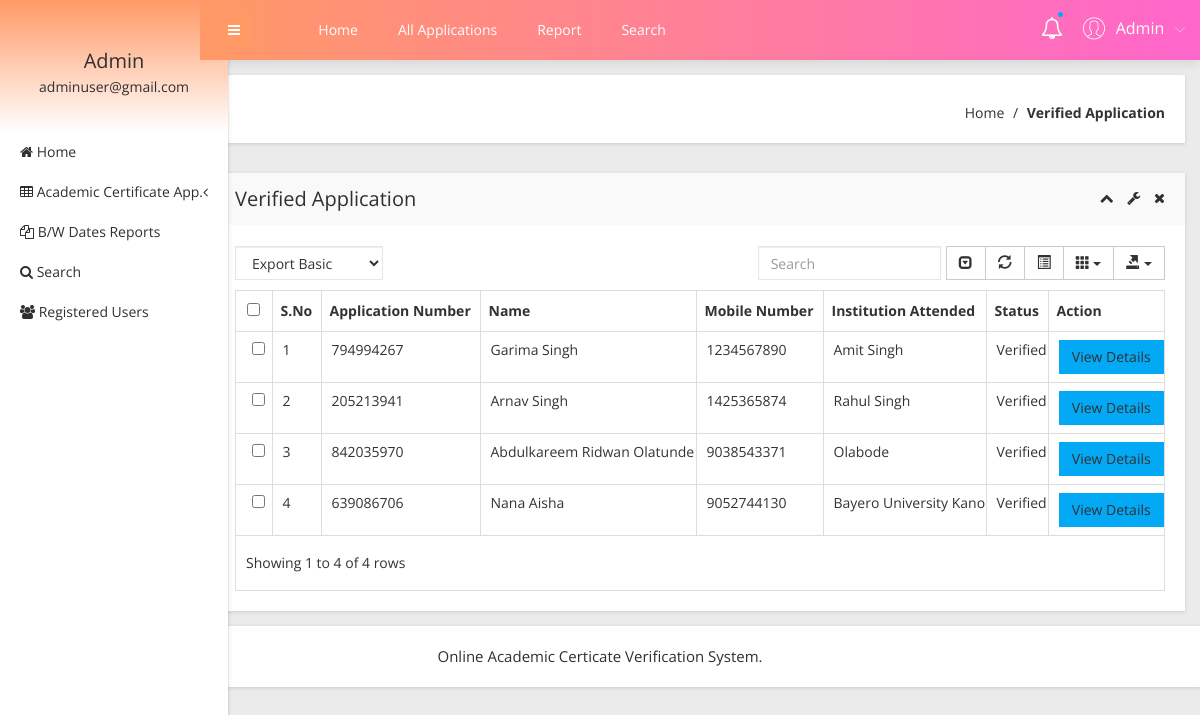
Page /admin/verified-application.php (signed in) on the committed database.
### tables this page shows
CREATE TABLE `tblapplication` (
  `ID` int(10) NOT NULL,
  `UserID` int(5) NOT NULL,
  `ApplicationID` varchar(200) DEFAULT NULL,
  `DateofBirth` varchar(200) DEFAULT NULL,
  `Gender` varchar(50) DEFAULT NULL,
  `FullName` varchar(200) DEFAULT NULL,
  `PlaceofBirth` varchar(200) DEFAULT NULL,
  `NameofFather` varchar(200) DEFAULT NULL,
  `NameOfMother` varchar(120) DEFAULT NULL,
  `PermanentAdd` mediumtext DEFAULT NULL,
  `PostalAdd` mediumtext DEFAULT NULL,
  `MobileNumber` bigint(10) DEFAULT NULL,
  `Email` varchar(200) DEFAULT NULL,
  `Dateofapply` timestamp NULL DEFAULT current_timestamp(),
  `Remark` varchar(200) DEFAULT NULL,
  `Status` varchar(50) DEFAULT NULL,
  `UpdationDate` timestamp NULL DEFAULT NULL ON UPDATE current_timestamp()
);

### admin/verified-application.php (the view, shortened to what this page needs)
<?php
include('includes/dbconnection.php');
if (strlen($_SESSION['obcsaid']==0)) {
  header('location:logout.php');
  } else{
  ?>
<!doctype html>
<html class="no-js" lang="en">
<head>
    <link rel="stylesheet" href="css/bootstrap.min.css">
    <link rel="stylesheet" href="css/font-awesome.min.css">
    <link rel="stylesheet" href="css/adminpro-custon-icon.css">
    <link rel="stylesheet" href="css/meanmenu.min.css">
    <link rel="stylesheet" href="css/jquery.mCustomScrollbar.min.css">
    <link rel="stylesheet" href="css/animate.css">
    <link rel="stylesheet" href="css/data-table/bootstrap-table.css">
    <link rel="stylesheet" href="css/data-table/bootstrap-editable.css">
    <link rel="stylesheet" href="css/normalize.css">
    <link rel="stylesheet" href="css/c3.min.css">
    <link rel="stylesheet" href="style.css">
    <link rel="stylesheet" href="css/responsive.css">
</head>
<body class="materialdesign">
    <div class="wrapper-pro">
      <?php include_once('includes/sidebar.php');?>
        <?php include_once('includes/header.php');?>
            <div class="breadcome-area mg-b-30 small-dn">
                <div class="container-fluid">
                    <div class="row">
                        <div class="col-lg-12">
                            <div class="breadcome-list shadow-reset">
                                <div class="row">
                                    <div class="col-lg-12">
                                        <ul class="breadcome-menu">
                                            <li><a href="dashboard.php">Home</a> <span class="bread-slash">/</span>
                                            </li>
                                            <li><span class="bread-blod">Verified Application</span>
                                            </li>
                                        </ul>
                                    </div>
                                </div>
                            </div>
                        </div>
                    </div>
                </div>
            </div>
            <div class="data-table-area mg-b-15">
                <div class="container-fluid">
                    <div class="row">
                        <div class="col-lg-12">
                            <div class="sparkline13-list shadow-reset">
                                <div class="sparkline13-hd">
                                    <div class="main-sparkline13-hd">
                                        <h1>Verified Application</h1>
                                        <div class="sparkline13-outline-icon">
                                            <span class="sparkline13-collapse-link"><i class="fa fa-chevron-up"></i></span>
                                            <span><i class="fa fa-wrench"></i></span>
                                            <span class="sparkline13-collapse-close"><i class="fa fa-times"></i></span>
                                        </div>
                                    </div>
                                </div>
                                <div class="sparkline13-graph">
                                    <div class="datatable-dashv1-list custom-datatable-overright">
                                        <div id="toolbar">
                                            <select class="form-control">
                                                <option value="">Export Basic</option>
                                            </select>
                                        </div>
                                        <table id="table" data-toggle="table" data-pagination="true" data-search="true" data-show-columns="true" data-show-pagination-switch="true" data-show-refresh="true" data-key-events="true" data-show-toggle="true" data-resizable="true" data-cookie="true" data-cookie-id-table="saveId" data-show-export="true" data-click-to-select="true" data-toolbar="#toolbar">
                                            <thead>
                                                <tr>
                                                    <th>S.No</th>
                                                    <th>Application Number</th>
                                                    <th>Name</th>
                                                    <th >Mobile Number</th>
                                                    <th>Institution Attended</th>
                                                    <th>Status</th>
                                                    <th data-field="action">Action</th>
                                                </tr>
                                            </thead>
                                            <tbody>
                                              <?php
$sql="SELECT * from tblapplication where Status='Verified'";
$query = $dbh -> prepare($sql);
$query->execute();
$results=$query->fetchAll(PDO::FETCH_OBJ);
$cnt=1;
if($query->rowCount() > 0)
{
foreach($results as $row)
{               ?>
                                                <tr>
                                                    <td><?php echo htmlentities($cnt);?></td>
                                                    <td><?php  echo htmlentities($row->ApplicationID);?></td>
                                                    <td><?php  echo htmlentities($row->FullName);?></td>
                                                   <td><?php  echo htmlentities($row->MobileNumber);?></td>
                                                    <td><?php  echo htmlentities($row->NameofFather);?></td>
                                                  <?php if($row->Status==""){ ?>
                     <td><?php echo "Still Pending"; ?></td>
<?php } else { ?>                  <td><?php  echo htmlentities($row->Status);?>
                  </td>
                  <?php } ?>
                                                    <td class="datatable-ct"><a href="view-application-detail.php?viewid=<?php echo htmlentities ($row->ID);?>" class='btn btn-primary'>View Details</a>
                                                    </td>
                                                </tr>
                                             <?php $cnt=$cnt+1;}} ?>
                                            </tbody>
                                        </table>
                                    </div>
                                </div>
                            </div>
                        </div>
                    </div>
                </div>
            </div>
        </div>
    </div>
  <?php include_once('includes/footer.php');?>
</body>
</html><?php }  ?>

### admin/includes/sidebar.php (shortened to what this page needs)
     <?php
include('includes/dbconnection.php');
if (strlen($_SESSION['obcsaid']==0)) {
  header('location:logout.php');
  } else{
  ?>
  <div class="left-sidebar-pro">
            <nav id="sidebar">
                <div class="sidebar-header">
                    <?php
$aid=$_SESSION['obcsaid'];
$sql="SELECT AdminName,Email from  tbladmin where ID=:aid";
$query = $dbh -> prepare($sql);
$query->bindParam(':aid',$aid,PDO::PARAM_STR);
$query->execute();
$results=$query->fetchAll(PDO::FETCH_OBJ);
$cnt=1;
if($query->rowCount() > 0)
{
foreach($results as $row)
{               ?>
                    <h3> <?php  echo $row->AdminName;?></h3>
                    <p> <?php  echo $row->Email;?></p>
                  <?php $cnt=$cnt+1;}} ?>
                </div>
                <div class="left-custom-menu-adp-wrap">
                    <ul class="nav navbar-nav left-sidebar-menu-pro">
                        <li class="nav-item">
                            <a href="dashboard.php" role="button" aria-expanded="false"><i class="fa big-icon fa-home"></i> <span class="mini-dn">Home</span> </a>
                        </li>
                        <li class="nav-item"><a href="#" data-toggle="dropdown" role="button" aria-expanded="false" class="nav-link dropdown-toggle"><i class="fa big-icon fa-table"></i> <span class="mini-dn">Academic Certificate App.</span> <span class="indicator-right-menu mini-dn"><i class="fa indicator-mn fa-angle-left"></i></span></a>
                        </li>
                        <li class="nav-item">
                            <a href="between-dates-report.php" role="button" aria-expanded="false"><i class="fa big-icon fa-files-o"></i> <span class="mini-dn">B/W Dates Reports</span> </a>
                        </li>
                        <li class="nav-item">
                            <a href="search.php" role="button" aria-expanded="false"><i class="fa fa-search"></i> <span class="mini-dn">Search</span> </a>
                        </li>
                             <li class="nav-item">
                            <a href="  registered-users.php" role="button" aria-expanded="false"><i class="fa fa-users"></i> <span class="mini-dn">Registered Users</span> </a>
                        </li>
                    </ul>
                </div>
            </nav>
        </div>
        <?php }  ?>

### admin/includes/header.php (shortened to what this page needs)
      <?php
include('includes/dbconnection.php');
if (strlen($_SESSION['obcsaid']==0)) {
  header('location:logout.php');
  } else{
  ?>
 <div class="content-inner-all">
            <div class="header-top-area">
                <div class="fixed-header-top">
                    <div class="container-fluid">
                        <div class="row">
                            <div class="col-lg-1 col-md-6 col-sm-6 col-xs-12">
                                <button type="button" id="sidebarCollapse" class="btn bar-button-pro header-drl-controller-btn btn-info navbar-btn">
                                    <i class="fa fa-bars"></i>
                                </button>
                            </div>
                            <div class="col-lg-6 col-md-1 col-sm-1 col-xs-12">
                                <div class="header-top-menu tabl-d-n">
                                    <ul class="nav navbar-nav mai-top-nav">
                                        <li class="nav-item"><a href="dashboard.php" class="nav-link">Home</a>
                                        </li>
                                        <li class="nav-item"><a href="all-applications.php" class="nav-link">All Applications</a>
                                        </li>
                                        <li class="nav-item"><a href="between-dates-report.php" class="nav-link">Report</a>
                                        </li>
                                        <li class="nav-item"><a href="search.php" class="nav-link">Search</a>
                                        </li>
                                    </ul>
                                </div>
                            </div>
                            <div class="col-lg-5 col-md-5 col-sm-6 col-xs-12">
                                <div class="header-right-info">
                                    <ul class="nav navbar-nav mai-top-nav header-right-menu">
                                        <li class="nav-item"><a href="new-birth-application.php" data-toggle="dropdown" role="button" aria-expanded="false" class="nav-link dropdown-toggle"><i class="fa fa-bell-o" aria-hidden="true"></i><span class="indicator-nt"></span></a>
                                        </li>
                                        <li class="nav-item">
                                            <a href="#" data-toggle="dropdown" role="button" aria-expanded="false" class="nav-link dropdown-toggle">
                                                <?php
$aid=$_SESSION['obcsaid'];
$sql="SELECT AdminName,Email from  tbladmin where ID=:aid";
$query = $dbh -> prepare($sql);
$query->bindParam(':aid',$aid,PDO::PARAM_STR);
$query->execute();
$results=$query->fetchAll(PDO::FETCH_OBJ);
$cnt=1;
if($query->rowCount() > 0)
{
foreach($results as $row)
{               ?>
                                                <span class="adminpro-icon adminpro-user-rounded header-riht-inf"></span>
                                                <span class="admin-name"><?php  echo $row->AdminName;?></span>
                                                <span class="author-project-icon adminpro-icon adminpro-down-arrow"></span><?php $cnt=$cnt+1;}} ?>
                                            </a>
                                        </li>
                                    </ul>
                                </div>
                            </div>
                        </div>
                    </div>
                </div>
            </div><?php }  ?>

### rows in the picture
tblapplication: ApplicationID "794994267", FullName "Garima Singh", MobileNumber "1234567890", NameofFather "Amit Singh", Status "Verified"
tblapplication: ApplicationID "205213941", FullName "Arnav Singh", MobileNumber "1425365874", NameofFather "Rahul Singh", Status "Verified"
tblapplication: ApplicationID "842035970", FullName "Abdulkareem Ridwan Olatunde", MobileNumber "9038543371", NameofFather "Olabode", Status "Verified"
tblapplication: ApplicationID "639086706", FullName "Nana Aisha", MobileNumber "9052744130", NameofFather "Bayero University Kano", Status "Verified"

### other values in the picture
$row->AdminName "Admin"
$row->Email "adminuser@gmail.com"
